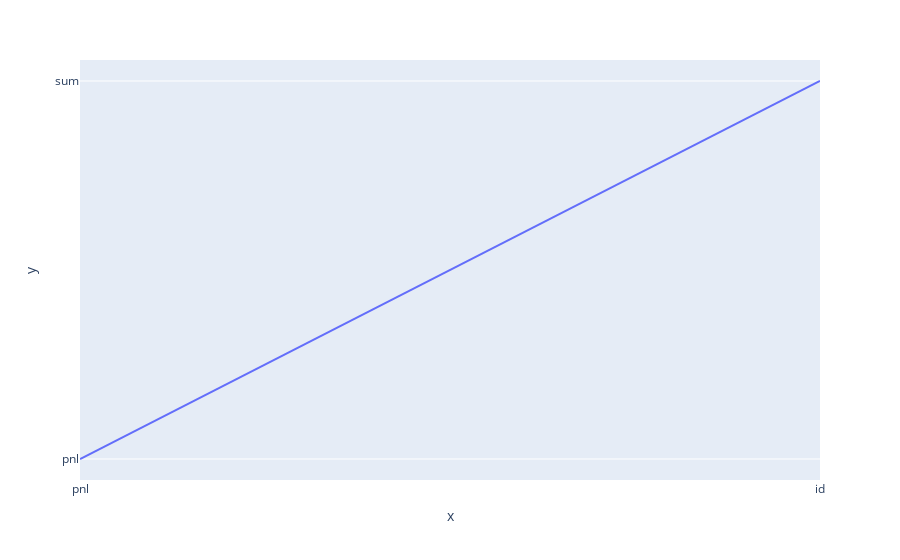

Notebook code for this chart:
### Code cell
import plotly.express as px

px.line(data_frame=df_g_pnl, x=('pnl', 'id'),  y=('pnl', 'sum'))

### Figure 1 — Plotly figure (JSON) as saved in the notebook; plotly's stock layout.template omitted (floating-point values rounded to 4 significant figures)
{"data": [{"hovertemplate": "x=%{x}<br>y=%{y}<extra></extra>", "legendgroup": "", "line": {"color": "#636efa", "dash": "solid"}, "marker": {"symbol": "circle"}, "mode": "lines", "name": "", "orientation": "v", "showlegend": false, "type": "scatter", "x": ["pnl", "id"], "xaxis": "x", "y": ["pnl", "sum"], "yaxis": "y"}], "layout": {"legend": {"tracegroupgap": 0}, "margin": {"t": 60}, "xaxis": {"anchor": "y", "domain": [0, 1], "title": {"text": "x"}}, "yaxis": {"anchor": "x", "domain": [0, 1], "title": {"text": "y"}}}}
